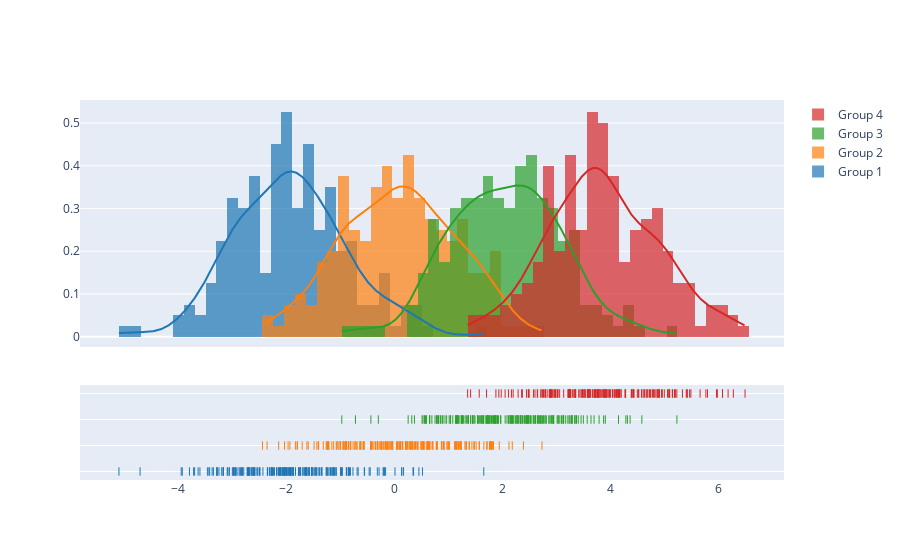

Source (notebook cell):
### Code cell
import plotly.figure_factory as ff

# Add histogram data
x1 = np.random.randn(200) - 2
x2 = np.random.randn(200)
x3 = np.random.randn(200) + 2
x4 = np.random.randn(200) + 4

# Group data together
hist_data = [x1, x2, x3, x4]

group_labels = ['Group 1', 'Group 2', 'Group 3', 'Group 4']

# Create distplot with custom bin_size
fig = ff.create_distplot(hist_data, group_labels, bin_size=.2)
fig.show()

### Figure 1 — Plotly figure (JSON) as saved in the notebook; plotly's stock layout.template omitted (floating-point values rounded to 4 significant figures; data arrays with more than 128 entries replaced by an {"elided": "..."} marker saying what was removed)
{"data": [{"autobinx": false, "histnorm": "probability density", "legendgroup": "Group 1", "marker": {"color": "rgb(31, 119, 180)"}, "name": "Group 1", "opacity": 0.7, "type": "histogram", "x": {"elided": "200 float values"}, "xaxis": "x", "xbins": {"end": 1.656, "size": 0.2, "start": -5.082}, "yaxis": "y"}, {"autobinx": false, "histnorm": "probability density", "legendgroup": "Group 2", "marker": {"color": "rgb(255, 127, 14)"}, "name": "Group 2", "opacity": 0.7, "type": "histogram", "x": {"elided": "200 float values"}, "xaxis": "x", "xbins": {"end": 2.731, "size": 0.2, "start": -2.431}, "yaxis": "y"}, {"autobinx": false, "histnorm": "probability density", "legendgroup": "Group 3", "marker": {"color": "rgb(44, 160, 44)"}, "name": "Group 3", "opacity": 0.7, "type": "histogram", "x": {"elided": "200 float values"}, "xaxis": "x", "xbins": {"end": 5.223, "size": 0.2, "start": -0.9664}, "yaxis": "y"}, {"autobinx": false, "histnorm": "probability density", "legendgroup": "Group 4", "marker": {"color": "rgb(214, 39, 40)"}, "name": "Group 4", "opacity": 0.7, "type": "histogram", "x": {"elided": "200 float values"}, "xaxis": "x", "xbins": {"end": 6.482, "size": 0.2, "start": 1.358}, "yaxis": "y"}, {"legendgroup": "Group 1", "marker": {"color": "rgb(31, 119, 180)"}, "mode": "lines", "name": "Group 1", "showlegend": false, "type": "scatter", "x": {"elided": "500 float values"}, "xaxis": "x", "y": {"elided": "500 float values"}, "yaxis": "y"}, {"legendgroup": "Group 2", "marker": {"color": "rgb(255, 127, 14)"}, "mode": "lines", "name": "Group 2", "showlegend": false, "type": "scatter", "x": {"elided": "500 float values"}, "xaxis": "x", "y": {"elided": "500 float values"}, "yaxis": "y"}, {"legendgroup": "Group 3", "marker": {"color": "rgb(44, 160, 44)"}, "mode": "lines", "name": "Group 3", "showlegend": false, "type": "scatter", "x": {"elided": "500 float values"}, "xaxis": "x", "y": {"elided": "500 float values"}, "yaxis": "y"}, {"legendgroup": "Group 4", "marker": {"color": "rgb(214, 39, 40)"}, "mode": "lines", "name": "Group 4", "showlegend": false, "type": "scatter", "x": {"elided": "500 float values"}, "xaxis": "x", "y": {"elided": "500 float values"}, "yaxis": "y"}, {"legendgroup": "Group 1", "marker": {"color": "rgb(31, 119, 180)", "symbol": "line-ns-open"}, "mode": "markers", "name": "Group 1", "showlegend": false, "type": "scatter", "x": {"elided": "200 float values"}, "xaxis": "x", "y": {"elided": "200 str values"}, "yaxis": "y2"}, {"legendgroup": "Group 2", "marker": {"color": "rgb(255, 127, 14)", "symbol": "line-ns-open"}, "mode": "markers", "name": "Group 2", "showlegend": false, "type": "scatter", "x": {"elided": "200 float values"}, "xaxis": "x", "y": {"elided": "200 str values"}, "yaxis": "y2"}, {"legendgroup": "Group 3", "marker": {"color": "rgb(44, 160, 44)", "symbol": "line-ns-open"}, "mode": "markers", "name": "Group 3", "showlegend": false, "type": "scatter", "x": {"elided": "200 float values"}, "xaxis": "x", "y": {"elided": "200 str values"}, "yaxis": "y2"}, {"legendgroup": "Group 4", "marker": {"color": "rgb(214, 39, 40)", "symbol": "line-ns-open"}, "mode": "markers", "name": "Group 4", "showlegend": false, "type": "scatter", "x": {"elided": "200 float values"}, "xaxis": "x", "y": {"elided": "200 str values"}, "yaxis": "y2"}], "layout": {"barmode": "overlay", "hovermode": "closest", "legend": {"traceorder": "reversed"}, "xaxis": {"anchor": "y2", "domain": [0.0, 1.0], "zeroline": false}, "yaxis": {"anchor": "free", "domain": [0.35, 1], "position": 0.0}, "yaxis2": {"anchor": "x", "domain": [0, 0.25], "dtick": 1, "showticklabels": false}}}
